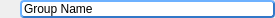
<?xml version="1.0" encoding="UTF-8"?>
<ui version="4.0">
 <class>group</class>
 <widget class="QWidget" name="group">
  <property name="geometry">
   <rect>
    <x>0</x>
    <y>0</y>
    <width>275</width>
    <height>18</height>
   </rect>
  </property>
  <property name="windowTitle">
   <string>Group</string>
  </property>
  <layout class="QHBoxLayout" name="horizontalLayout_3">
   <property name="spacing">
    <number>2</number>
   </property>
   <property name="margin">
    <number>0</number>
   </property>
   <item>
    <widget class="QToolButton" name="arrow">
     <property name="maximumSize">
      <size>
       <width>18</width>
       <height>18</height>
      </size>
     </property>
     <property name="styleSheet">
      <string>background-color: transparent;
border-style: none;
border-width: 0;
</string>
     </property>
     <property name="iconSize">
      <size>
       <width>16</width>
       <height>16</height>
      </size>
     </property>
     <property name="checkable">
      <bool>true</bool>
     </property>
    </widget>
   </item>
   <item>
    <widget class="QStackedWidget" name="name_view">
     <property name="maximumSize">
      <size>
       <width>16777215</width>
       <height>18</height>
      </size>
     </property>
     <property name="styleSheet">
      <string>background-color: transparent;</string>
     </property>
     <property name="currentIndex">
      <number>1</number>
     </property>
     <widget class="QWidget" name="label_widget">
      <layout class="QHBoxLayout" name="horizontalLayout">
       <property name="spacing">
        <number>0</number>
       </property>
       <property name="margin">
        <number>0</number>
       </property>
       <item>
        <widget class="QLabel" name="name_label">
         <property name="sizePolicy">
          <sizepolicy hsizetype="Expanding" vsizetype="Preferred">
           <horstretch>0</horstretch>
           <verstretch>0</verstretch>
          </sizepolicy>
         </property>
         <property name="palette">
          <palette>
           <active>
            <colorrole role="Button">
             <brush brushstyle="SolidPattern">
              <color alpha="0">
               <red>0</red>
               <green>0</green>
               <blue>0</blue>
              </color>
             </brush>
            </colorrole>
            <colorrole role="Base">
             <brush brushstyle="SolidPattern">
              <color alpha="0">
               <red>0</red>
               <green>0</green>
               <blue>0</blue>
              </color>
             </brush>
            </colorrole>
            <colorrole role="Window">
             <brush brushstyle="SolidPattern">
              <color alpha="0">
               <red>0</red>
               <green>0</green>
               <blue>0</blue>
              </color>
             </brush>
            </colorrole>
           </active>
           <inactive>
            <colorrole role="Button">
             <brush brushstyle="SolidPattern">
              <color alpha="0">
               <red>0</red>
               <green>0</green>
               <blue>0</blue>
              </color>
             </brush>
            </colorrole>
            <colorrole role="Base">
             <brush brushstyle="SolidPattern">
              <color alpha="0">
               <red>0</red>
               <green>0</green>
               <blue>0</blue>
              </color>
             </brush>
            </colorrole>
            <colorrole role="Window">
             <brush brushstyle="SolidPattern">
              <color alpha="0">
               <red>0</red>
               <green>0</green>
               <blue>0</blue>
              </color>
             </brush>
            </colorrole>
           </inactive>
           <disabled>
            <colorrole role="Button">
             <brush brushstyle="SolidPattern">
              <color alpha="0">
               <red>0</red>
               <green>0</green>
               <blue>0</blue>
              </color>
             </brush>
            </colorrole>
            <colorrole role="Base">
             <brush brushstyle="SolidPattern">
              <color alpha="0">
               <red>0</red>
               <green>0</green>
               <blue>0</blue>
              </color>
             </brush>
            </colorrole>
            <colorrole role="Window">
             <brush brushstyle="SolidPattern">
              <color alpha="0">
               <red>0</red>
               <green>0</green>
               <blue>0</blue>
              </color>
             </brush>
            </colorrole>
           </disabled>
          </palette>
         </property>
         <property name="text">
          <string>Group Name</string>
         </property>
        </widget>
       </item>
      </layout>
      <zorder>name_label</zorder>
      <zorder>name_editor</zorder>
     </widget>
     <widget class="QWidget" name="editor_widget">
      <layout class="QHBoxLayout" name="horizontalLayout_2">
       <property name="spacing">
        <number>0</number>
       </property>
       <property name="margin">
        <number>0</number>
       </property>
       <item>
        <widget class="LineEdit" name="name_editor">
         <property name="maximumSize">
          <size>
           <width>16777215</width>
           <height>18</height>
          </size>
         </property>
         <property name="styleSheet">
          <string>background-color: white;
border-style: outset;
border-width: 2px;
border-radius: 4px;
border-color: #3278c8;
</string>
         </property>
         <property name="text">
          <string>Group Name</string>
         </property>
         <property name="frame">
          <bool>false</bool>
         </property>
         <property name="widgetSpacing" stdset="0">
          <number>0</number>
         </property>
        </widget>
       </item>
      </layout>
     </widget>
    </widget>
   </item>
  </layout>
 </widget>
 <customwidgets>
  <customwidget>
   <class>LineEdit</class>
   <extends>QLineEdit</extends>
   <header>blink.widgets.lineedit</header>
  </customwidget>
 </customwidgets>
 <resources/>
 <connections/>
</ui>
